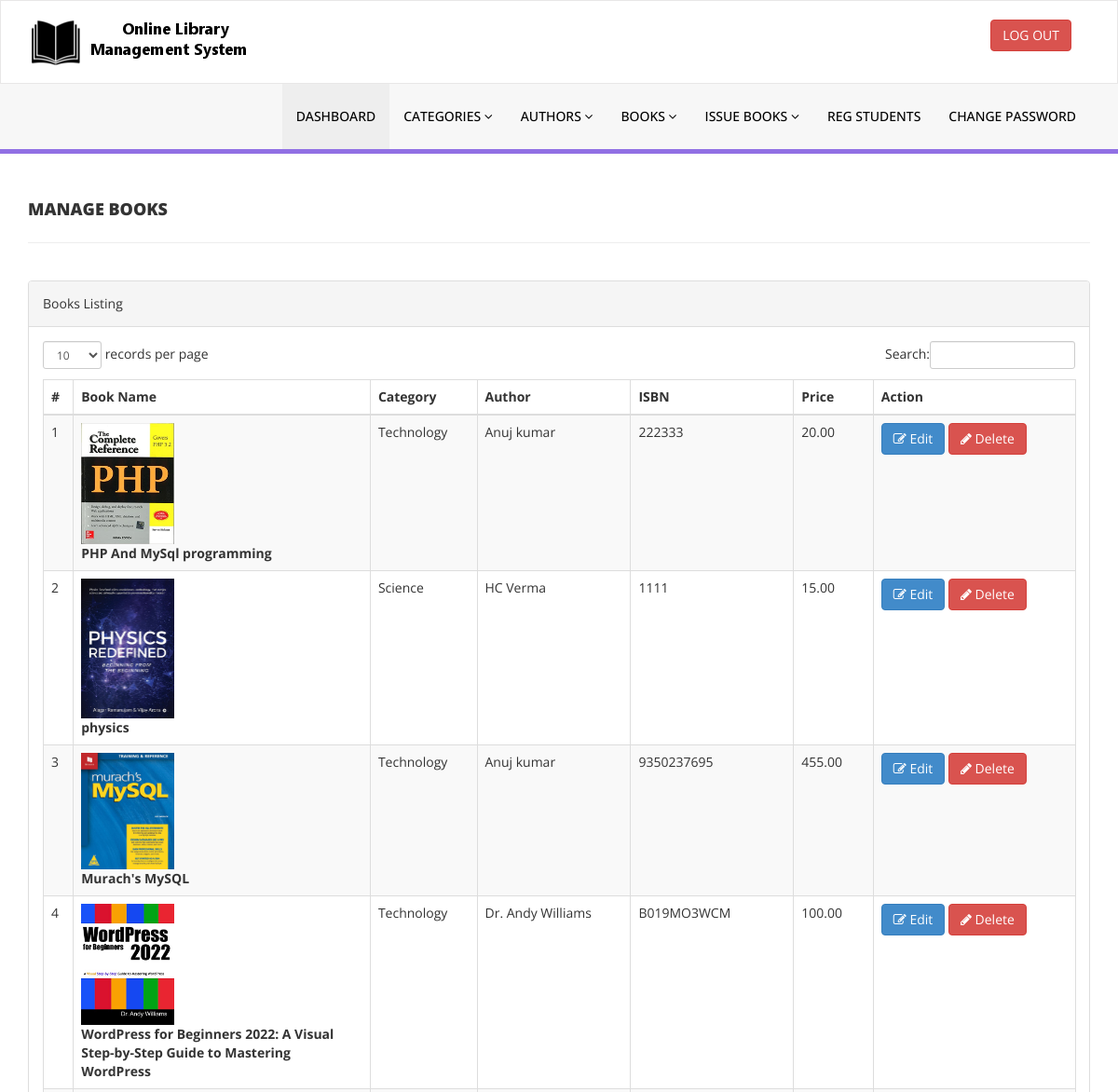
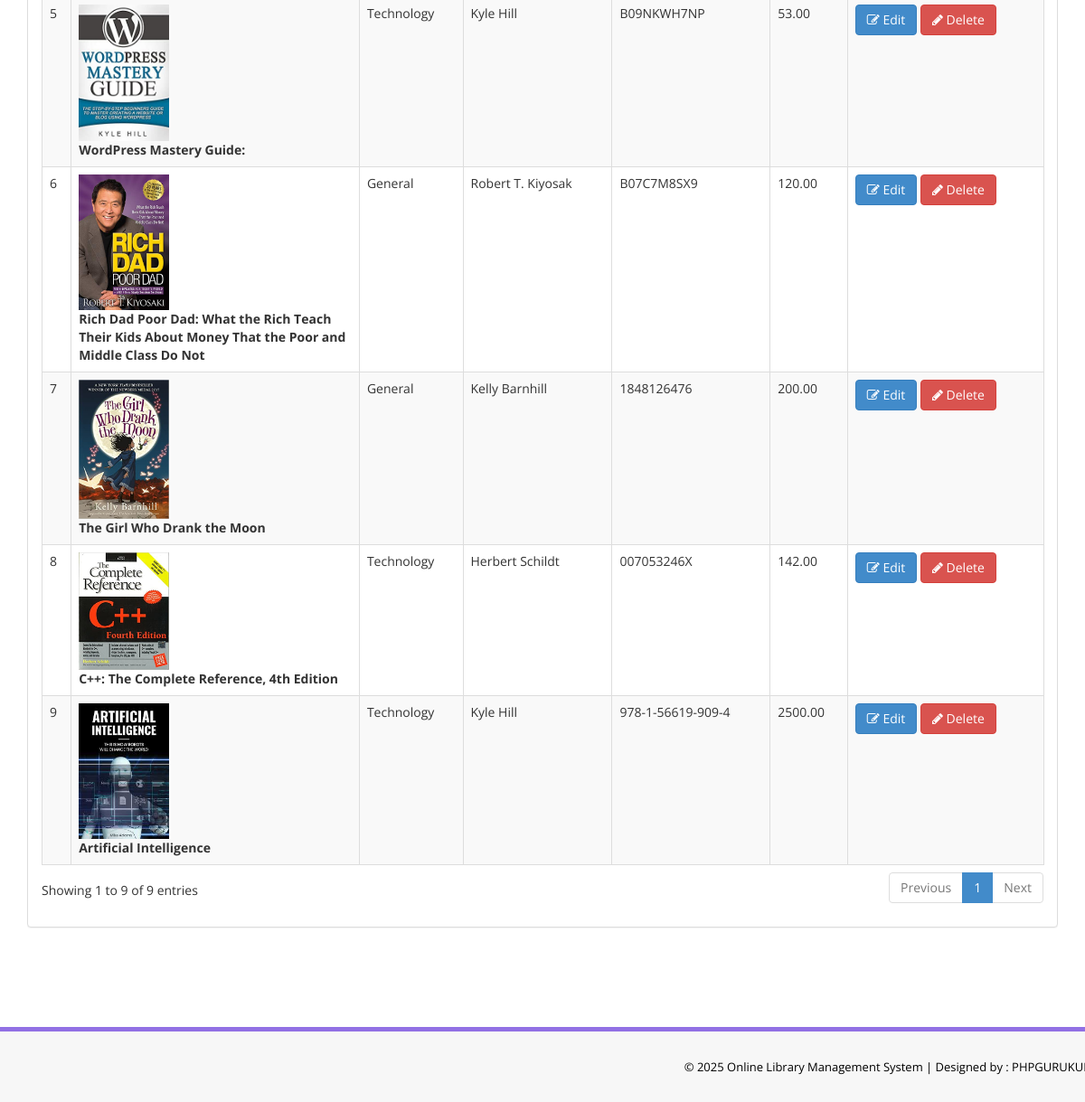
The page /admin/manage-books.php (signed in) on the database its author committed (2 pictures, top to bottom).
### tables this page shows
CREATE TABLE `tblbooks` (
  `id` int(11) NOT NULL,
  `BookName` varchar(255) DEFAULT NULL,
  `CatId` int(11) DEFAULT NULL,
  `AuthorId` int(11) DEFAULT NULL,
  `ISBNNumber` varchar(25) DEFAULT NULL,
  `BookPrice` decimal(10,2) DEFAULT NULL,
  `bookImage` varchar(250) NOT NULL,
  `isIssued` int(1) DEFAULT NULL,
  `RegDate` timestamp NULL DEFAULT current_timestamp(),
  `UpdationDate` timestamp NULL DEFAULT NULL ON UPDATE current_timestamp()
);

CREATE TABLE `tblcategory` (
  `id` int(11) NOT NULL,
  `CategoryName` varchar(150) DEFAULT NULL,
  `Status` int(1) DEFAULT NULL,
  `CreationDate` timestamp NULL DEFAULT current_timestamp(),
  `UpdationDate` timestamp NULL DEFAULT '0000-00-00 00:00:00' ON UPDATE current_timestamp()
);

CREATE TABLE `tblauthors` (
  `id` int(11) NOT NULL,
  `AuthorName` varchar(159) DEFAULT NULL,
  `creationDate` timestamp NULL DEFAULT current_timestamp(),
  `UpdationDate` timestamp NULL DEFAULT NULL ON UPDATE current_timestamp()
);

### admin/manage-books.php (the view, shortened to what this page needs)
<?php
include('includes/config.php');
if(strlen($_SESSION['alogin'])==0)
    {
header('location:index.php');
}
else{
    ?>
<!DOCTYPE html>
<html xmlns="http://www.w3.org/1999/xhtml">
<head>
    <link href="assets/css/bootstrap.css" rel="stylesheet" />
    <link href="assets/css/font-awesome.css" rel="stylesheet" />
    <link href="assets/js/dataTables/dataTables.bootstrap.css" rel="stylesheet" />
    <link href="assets/css/style.css" rel="stylesheet" />
</head>
<body>
<?php include('includes/header.php');?>
    <div class="content-wrapper">
         <div class="container">
        <div class="row pad-botm">
            <div class="col-md-12">
                <h4 class="header-line">Manage Books</h4>
    </div>
        </div>
            <div class="row">
                <div class="col-md-12">
                    <div class="panel panel-default">
                        <div class="panel-heading">
                           Books Listing
                        </div>
                        <div class="panel-body">
                            <div class="table-responsive">
                                <table class="table table-striped table-bordered table-hover" id="dataTables-example">
                                    <thead>
                                        <tr>
                                            <th>#</th>
                                            <th>Book Name</th>
                                            <th>Category</th>
                                            <th>Author</th>
                                            <th>ISBN</th>
                                            <th>Price</th>
                                            <th>Action</th>
                                        </tr>
                                    </thead>
                                    <tbody>
<?php $sql = "SELECT tblbooks.BookName,tblcategory.CategoryName,tblauthors.AuthorName,tblbooks.ISBNNumber,tblbooks.BookPrice,tblbooks.id as bookid,tblbooks.bookImage from  tblbooks join tblcategory on tblcategory.id=tblbooks.CatId join tblauthors on tblauthors.id=tblbooks.AuthorId";
$query = $dbh -> prepare($sql);
$query->execute();
$results=$query->fetchAll(PDO::FETCH_OBJ);
$cnt=1;
if($query->rowCount() > 0)
{
foreach($results as $result)
{               ?>
                                        <tr class="odd gradeX">
                                            <td class="center"><?php echo htmlentities($cnt);?></td>
                                            <td class="center" width="300">
<img src="bookimg/<?php echo htmlentities($result->bookImage);?>" width="100">
                                                <br /><b><?php echo htmlentities($result->BookName);?></b></td>
                                            <td class="center"><?php echo htmlentities($result->CategoryName);?></td>
                                            <td class="center"><?php echo htmlentities($result->AuthorName);?></td>
                                            <td class="center"><?php echo htmlentities($result->ISBNNumber);?></td>
                                            <td class="center"><?php echo htmlentities($result->BookPrice);?></td>
                                            <td class="center">
                                            <a href="edit-book.php?bookid=<?php echo htmlentities($result->bookid);?>"><button class="btn btn-primary"><i class="fa fa-edit "></i> Edit</button>
                                          <a href="manage-books.php?del=<?php echo htmlentities($result->bookid);?>" onclick="return confirm('Are you sure you want to delete?');"" >  <button class="btn btn-danger"><i class="fa fa-pencil"></i> Delete</button>
                                            </td>
                                        </tr>
 <?php $cnt=$cnt+1;}} ?>
                                    </tbody>
                                </table>
                            </div>
                        </div>
                    </div>
                </div>
            </div>
    </div>
    </div>
  <?php include('includes/footer.php');?>
</body>
</html>
<?php } ?>

### admin/assets/css/style.css (style rules this page uses)
.content-wrapper { margin-top: 40px; min-height:800px; padding-bottom:90px; }
.header-line { font-weight:900; padding-bottom:25px; border-bottom:1px solid #eeeeee; text-transform:uppercase; }
.pad-botm { padding-bottom:30px; }

### rows shown on the page
tblbooks: bookImage (picture), BookName "PHP And MySql programming", tblcategory.CategoryName "Technology", AuthorId.AuthorName "Anuj kumar", ISBNNumber "222333", BookPrice "20.00"
tblbooks: bookImage (picture), BookName "physics", tblcategory.CategoryName "Science", AuthorId.AuthorName "HC Verma", ISBNNumber "1111", BookPrice "15.00"
tblbooks: bookImage (picture), BookName "Murach's MySQL", tblcategory.CategoryName "Technology", AuthorId.AuthorName "Anuj kumar", ISBNNumber "9350237695", BookPrice "455.00"
tblbooks: bookImage (picture), BookName "WordPress for Beginners 2022: A Visual Step-by-Step Guide to Mastering WordPress", tblcategory.CategoryName "Technology", AuthorId.AuthorName "Dr. Andy Williams", ISBNNumber "B019MO3WCM", BookPrice "100.00"
tblbooks: bookImage (picture), BookName "WordPress Mastery Guide:", tblcategory.CategoryName "Technology", AuthorId.AuthorName "Kyle Hill", ISBNNumber "B09NKWH7NP", BookPrice "53.00"
tblbooks: bookImage (picture), BookName "Rich Dad Poor Dad: What the Rich Teach Their Kids About Money That the Poor and Middle Class Do Not", tblcategory.CategoryName "General", AuthorId.AuthorName "Robert T. Kiyosak", ISBNNumber "B07C7M8SX9", BookPrice "120.00"
tblbooks: bookImage (picture), BookName "The Girl Who Drank the Moon", tblcategory.CategoryName "General", AuthorId.AuthorName "Kelly Barnhill", ISBNNumber "1848126476", BookPrice "200.00"
tblbooks: bookImage (picture), BookName "C++: The Complete Reference, 4th Edition", tblcategory.CategoryName "Technology", AuthorId.AuthorName "Herbert Schildt", ISBNNumber "007053246X", BookPrice "142.00"
tblbooks: bookImage (picture), BookName "Artificial Intelligence", tblcategory.CategoryName "Technology", AuthorId.AuthorName "Kyle Hill", ISBNNumber "978-1-56619-909-4", BookPrice "2500.00"
